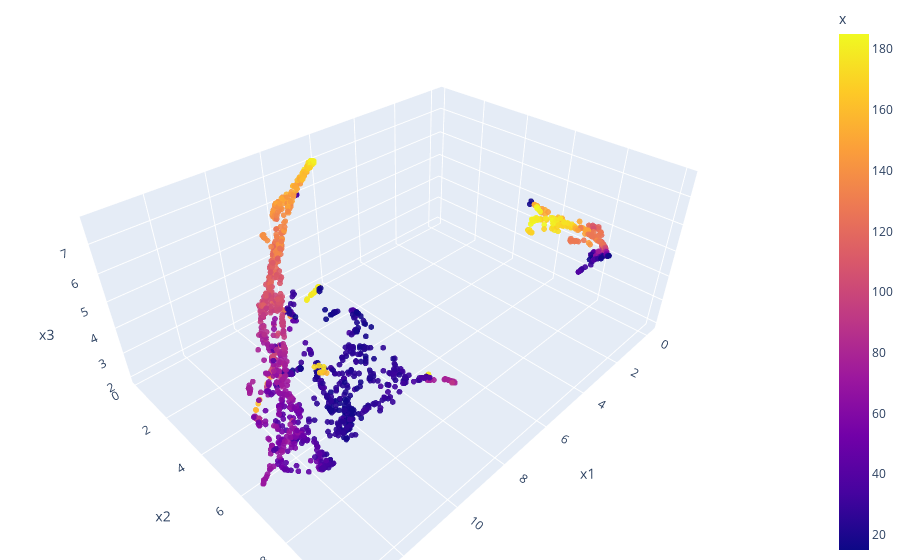

Notebook source saved alongside this figure:
### Code cell
fig = px.scatter_3d(df, x='x1', y='x2', z='x3',
              color='x', opacity=0.9)

fig.update_traces(marker_size=2)

# tight layout
fig.update_layout(margin=dict(l=0, r=0, b=0, t=0))
fig.show()

### Figure 1 — Plotly figure (JSON) as saved in the notebook; plotly's stock layout.template omitted (floating-point values rounded to 4 significant figures; data arrays with more than 128 entries replaced by an {"elided": "..."} marker saying what was removed)
{"data": [{"hovertemplate": "x1=%{x}<br>x2=%{y}<br>x3=%{z}<br>x=%{marker.color}<extra></extra>", "legendgroup": "", "marker": {"color": {"elided": "1496 float values"}, "coloraxis": "coloraxis", "opacity": 0.9, "size": 2, "symbol": "circle"}, "mode": "markers", "name": "", "scene": "scene", "showlegend": false, "type": "scatter3d", "x": {"elided": "1496 float values"}, "y": {"elided": "1496 float values"}, "z": {"elided": "1496 float values"}}], "layout": {"coloraxis": {"colorbar": {"title": {"text": "x"}}, "colorscale": [[0, "#0d0887"], [0.1111, "#46039f"], [0.2222, "#7201a8"], [0.3333, "#9c179e"], [0.4444, "#bd3786"], [0.5556, "#d8576b"], [0.6667, "#ed7953"], [0.7778, "#fb9f3a"], [0.8889, "#fdca26"], [1, "#f0f921"]]}, "legend": {"tracegroupgap": 0}, "margin": {"b": 0, "l": 0, "r": 0, "t": 0}, "scene": {"domain": {"x": [0, 1], "y": [0, 1]}, "xaxis": {"title": {"text": "x1"}}, "yaxis": {"title": {"text": "x2"}}, "zaxis": {"title": {"text": "x3"}}}}}
